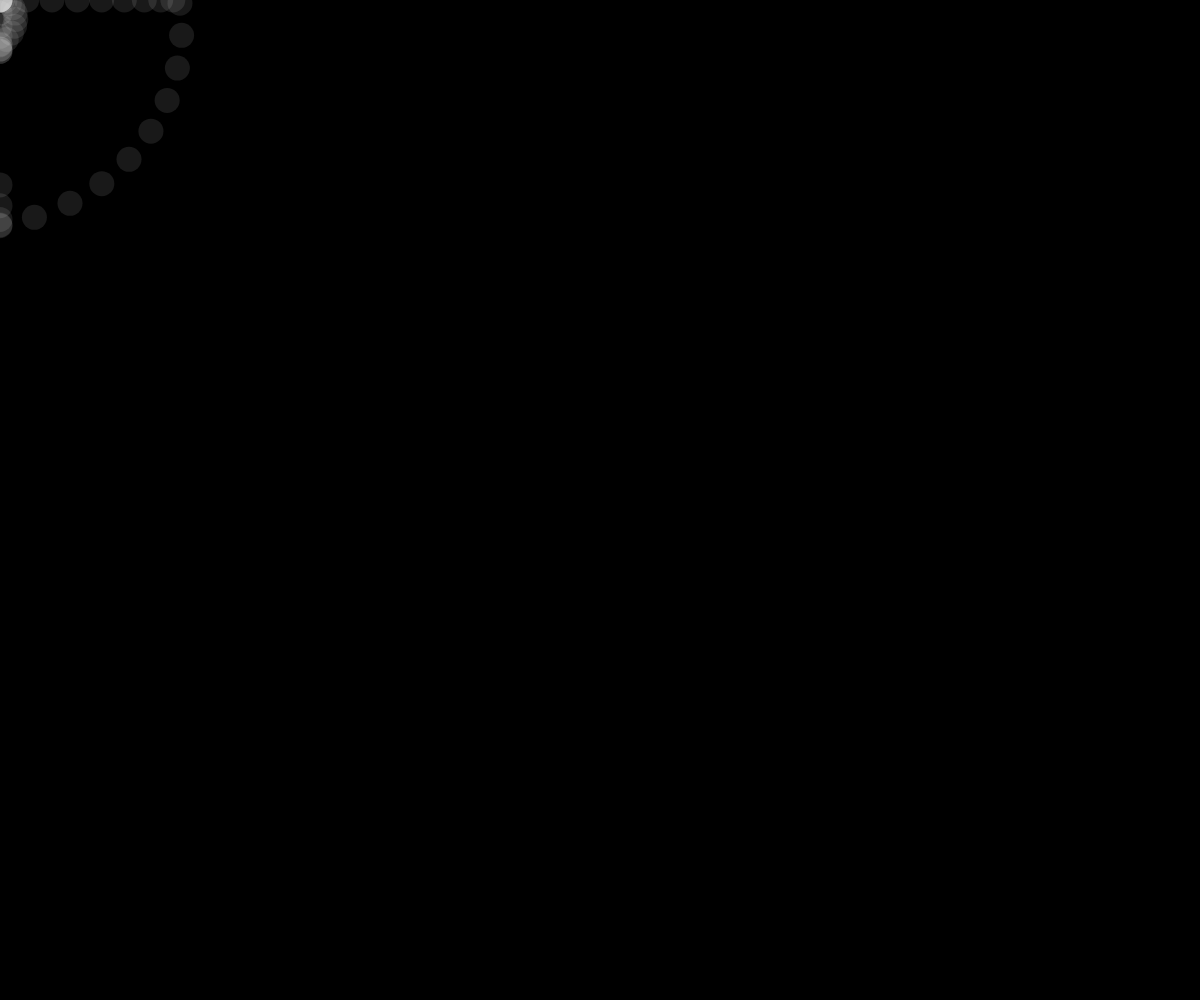
Frame 1 (no input)
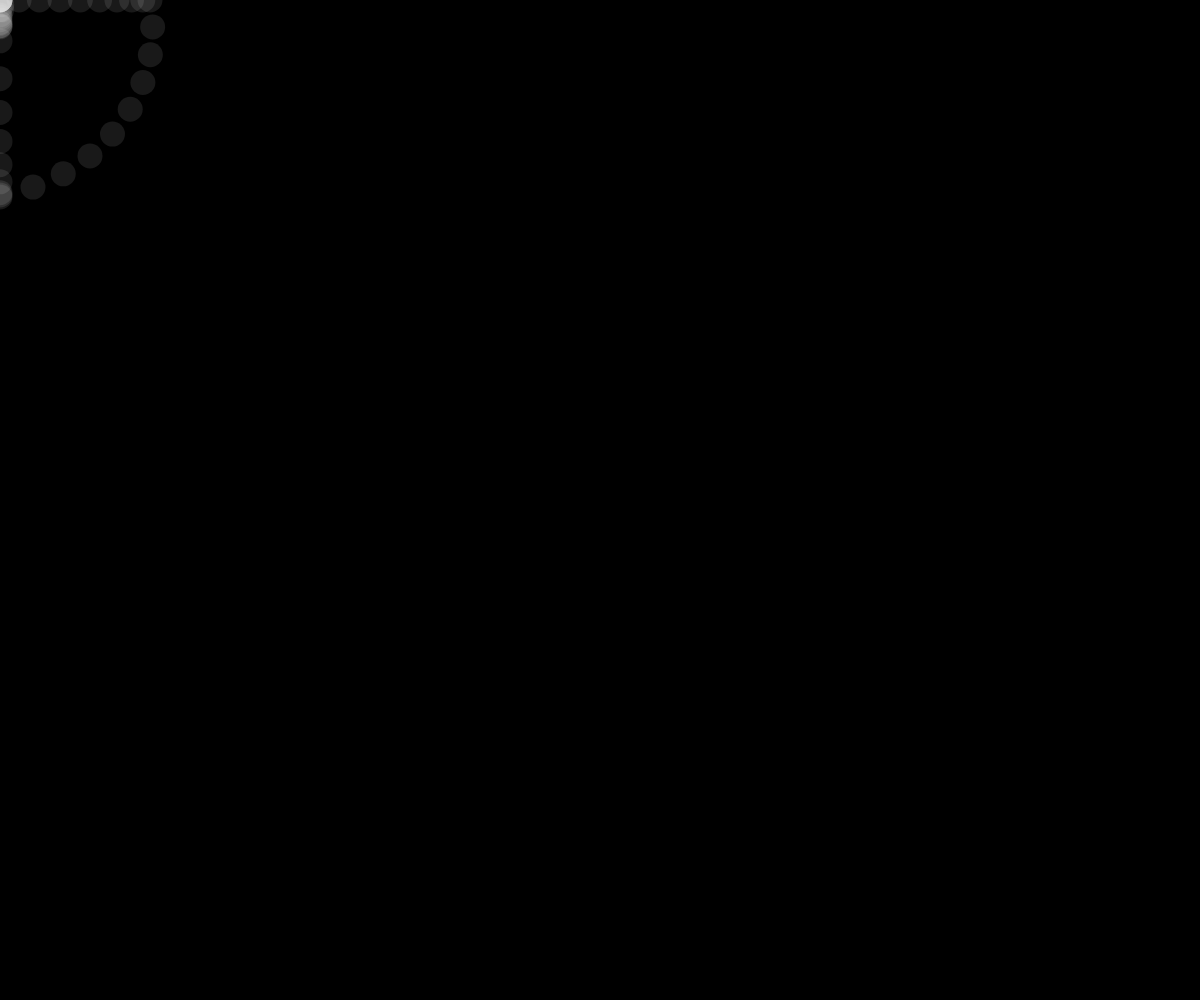
Frame 60 (no input)
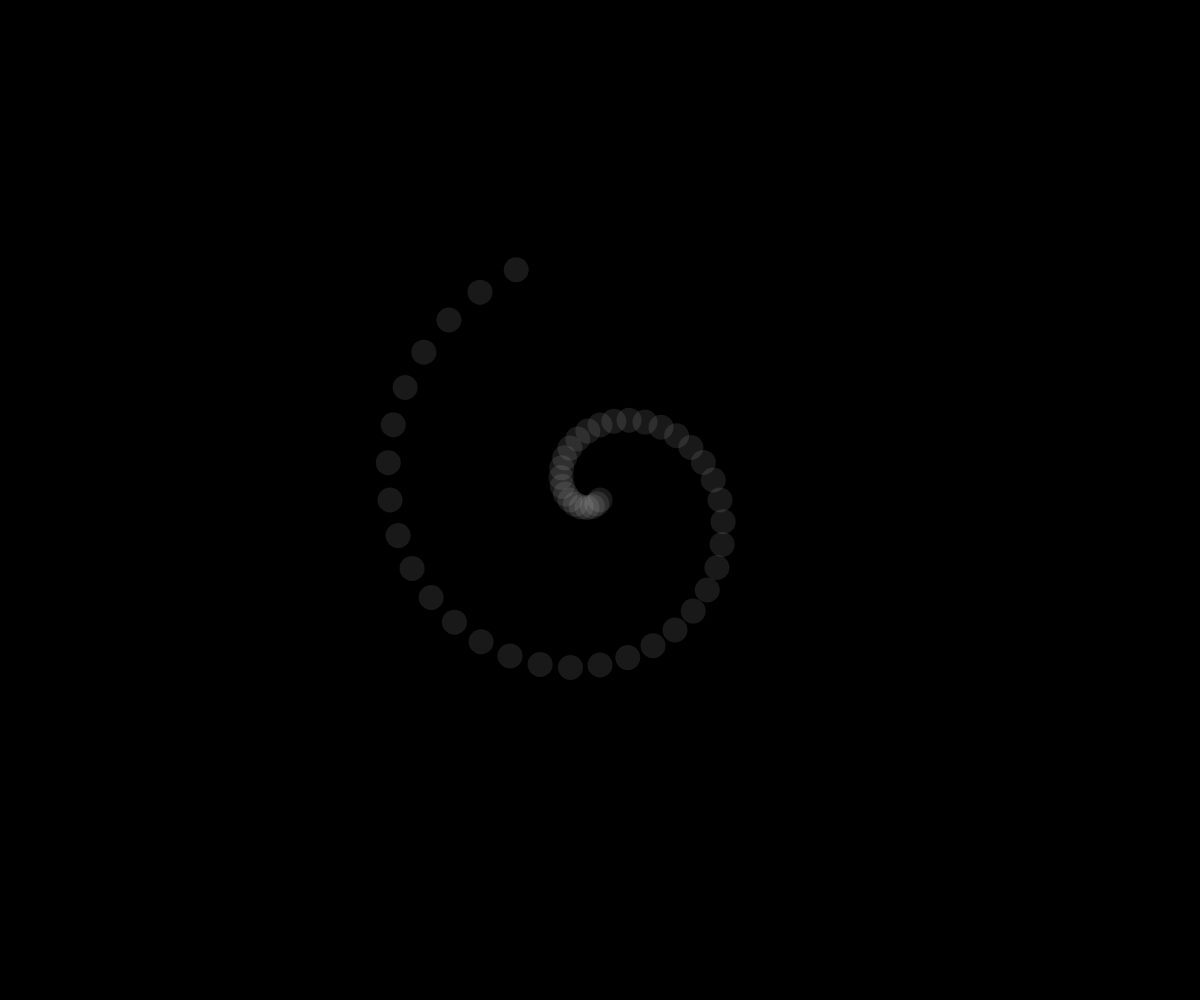
Frame 120 (the mouse pressed at the canvas centre since frame 60)

The p5.js sketch that drew these frames (run headless with seeded random() and noise() and a simulated clock; from frame 60 on, the mouse is pressed at the canvas centre):

// p5.js sketch
// ── sketch.js
let circleX, circleY;
let numCircles = 50;

function setup() {
    createCanvas(window.innerWidth, window.innerHeight);
    circleX = new Array(numCircles);
    circleY = new Array(numCircles);
}

function draw() {
    background(0);
    noStroke();
    fill(255, 25);

    for (let i = 0; i < numCircles; i++) {
        circleX[i] = constrain(mouseX + i * 5 * cos(radians(frameCount + i * 10)), 0, window.innerWidth);
        circleY[i] = constrain(mouseY + i * 5 * sin(radians(frameCount + i * 10)), 0, window.innerHeight);
        ellipse(circleX[i], circleY[i], 25, 25);
    }
}
